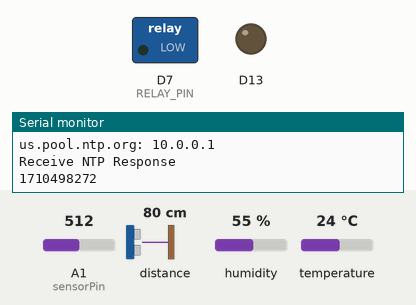
Recording of a sketch running on a simulated Arduino MKR. Shown: switched loads named in the sketch (green lamp = pin HIGH), output pins drawn as LEDs (lit = HIGH), the last lines printed to the serial monitor. Wiring (inferred from the names in the program): ultrasonic range finder: trigger D1; echo D0. The test bench sets the inputs (shaded band); at power-on: A1 (sensorPin) = 512, distance to the obstacle 80 cm, humidity 55 %, temperature 24 °C. The echo pulse lasts 58.3 µs per cm; WiFi joins after 1.5 s; servers stay silent unless stated; uploads are accepted with an empty reply; no MQTT or app messages arrive unless stated; not simulated (calls return 0 or success): arduino_secrets.h; pins used as bus, display or sensor lines are not drawn.

Above: at 2.7 s.
2.8 s: A1 (sensorPin) set to 683
9.8 s: A1 (sensorPin) set to 718
At 15.0 s:
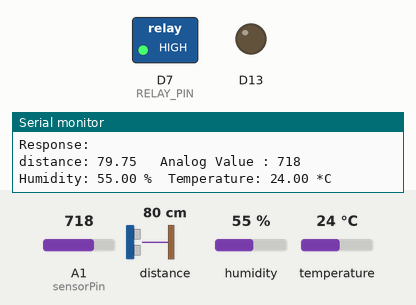
22.1 s: A1 (sensorPin) set to 690
At 22.8 s:
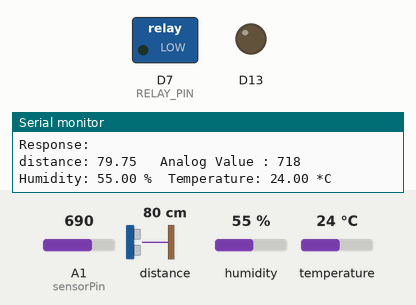
29.1 s: A1 (sensorPin) set to 710
At 32.2 s:
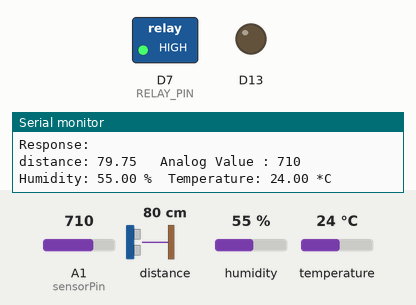
Timing chart, 0 to 39.4 s (numbered marks = the images above; inputs shaded):
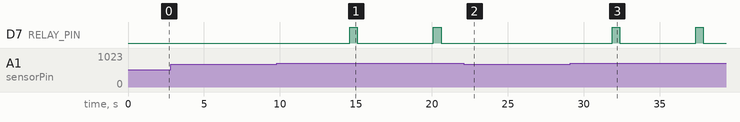

The sketch:

Project_Farm_monitoring.ino
```cpp
#include "arduino_secrets.h"
#include <ArduinoMqttClient.h>
#include <ArduinoHttpClient.h>
#include <WiFi101.h>
#include <TimeLib.h>
#include <DHT.h>
#include <WiFiUdp.h>
#define DHTPIN A0
#define DHTTYPE DHT11

DHT dht(DHTPIN, DHT11);

// NTP Servers:
static const char ntpServerName[] = "us.pool.ntp.org";
const int timeZone = -5;  // Eastern Standard Time (USA)

///////you may enter your sensitive data in the Secret tab/arduino_secrets.h
char ssid[] = SECRET_SSID;
char pass[] = SECRET_PASS;

WiFiClient wifiClient;
MqttClient mqttClient(wifiClient);

char serverAddress[] = "dangerous-hound-60.loca.lt";  // server address
int http_port = 80;

WiFiClient wifi;
HttpClient client = HttpClient(wifi, serverAddress, http_port);
int status = WL_IDLE_STATUS;

WiFiUDP Udp;
unsigned int localPort = 2390;  // local port to listen for UDP packets

const char broker[] = "demo.thingsboard.io";
int        port     = 1883;
const char topic[]  = "v1/devices/me/telemetry";

String username = "w3iSBMqeAhuLEP95NgzX"; //authentication token here
//String username = "ipQV5UEV8UBItKpmRJVC"; //authentication token here
String password = "";

const long interval = 1000;
unsigned long previousMillis = 0;
const int RELAY_PIN = 7; // the Arduino pin, which connects to the IN pin of relay
int buttonPin = 1;
int trigPin = 1;
int echoPin=0;
int sensorPin = A1; // moisture sensor analogue pin
int sensorValue;
int limit = 300;
int pingTravelTime;
float pingTraveldistance;
float distanceTotarget;
unsigned long getNtpTime();
void digitalClockDisplay();
void printDigits(int digits);
void sendNTPpacket(IPAddress &address);

void setup() {
  //pin setup
  pinMode(buttonPin, INPUT);
  pinMode(trigPin,OUTPUT);
  pinMode(echoPin,INPUT);
  pinMode(13, OUTPUT);
  pinMode(RELAY_PIN, OUTPUT);// initialize digital pin as an output.

  //Initialize serial and wait for port to open:
  Serial.begin(9600);
  Serial.println("DHT11 test!");

  dht.begin();

  //while (!Serial) {
    //; // wait for serial port to connect. Needed for native USB port only
  //}

  // attempt to connect to Wifi network:
  Serial.print("Attempting to connect to WPA SSID: ");
  Serial.println(ssid);
  while (WiFi.begin(ssid, pass) != WL_CONNECTED) {
    // failed, retry
    Serial.print(".");
    delay(5000);
  }

  Serial.println("You're connected to the network");
  Serial.println();

  // You can provide a unique client ID, if not set the library uses Arduino-millis()
  // Each client must have a unique client ID
  // mqttClient.setId("clientId");

  // You can provide a username and password for authentication
  // mqttClient.setUsernamePassword("username", "password");

  mqttClient.setUsernamePassword(username, password);

  Serial.print("Attempting to connect to the MQTT broker: ");
  Serial.println(broker);

  if (!mqttClient.connect(broker, port)) {
    Serial.print("MQTT connection failed! Error code = ");
    Serial.println(mqttClient.connectError());

    while (1);
  }

  Serial.println("You're connected to the MQTT broker!");
  Serial.println();
  Udp.begin(localPort);
}

//
String msgPayload = "";
String msgPayloadHttp = "";

void loop() {
  String contentType = "application/json";
  //*************************************************************************************************
  digitalWrite(trigPin,LOW);
  delayMicroseconds(25);
  digitalWrite(trigPin,HIGH);
  delayMicroseconds(25);
  digitalWrite(trigPin,LOW);
  pingTravelTime = pulseIn(echoPin,HIGH);
  delay(500);
  //distance = (duration/2)*0.034;
  pingTraveldistance=(pingTravelTime*765.*5280.*12.)/(3600.0*1000000.);
  distanceTotarget = (pingTraveldistance/2.0)*2.54;
  //************************************************************************************************
  //getting readings from the moisture sensor
  sensorValue = analogRead(sensorPin);

  //***********************************************************************************************

  float h = dht.readHumidity();
  float t = dht.readTemperature();
   Serial.print("distance: ");
  Serial.print( distanceTotarget);
  Serial.print(" \t");
  Serial.print("Analog Value : ");
  Serial.print(sensorValue);
  Serial.print(" \t");
  Serial.print("Humidity: ");
  Serial.print(h);
  Serial.print(" %\t");
  Serial.print("Temperature: ");
  Serial.print(t);
  Serial.print(" *C ");
  Serial.print(" \t");
  //***********************************************************************************************
  //// start the pump if the moisture content is below the threshold(limit)

  limit = 700;
  //600 > 700 +> In the soil
  //1023 > 700 => outside the soil

  //700 < 600 => in soil
  //700 < 1023 => outside the soil
  while (sensorValue > limit){
    //Serial.println("limit:");
    //Serial.print(limit);
    //Serial.println("Sensor Value: ");
    //Serial.print(sensorValue);

     digitalWrite(RELAY_PIN, HIGH);
     delay(500);
     digitalWrite(RELAY_PIN, LOW);
     delay(5000);

     sensorValue = analogRead(sensorPin);
    }
    digitalWrite(RELAY_PIN, LOW);
    delay(500);
    /*
   else{
      digitalWrite(RELAY_PIN, LOW);
      delay(500);

      }
      */
  //***********************************************************************************************

  msgPayload = "{\"temperature\":"+String(t)+", \"humidity\":"+String(h)+",\"moisture\":"+String(sensorValue)+",\"waterlevel\":"+String(distanceTotarget)+" }";
  // call poll() regularly to allow the library to send MQTT keep alives which
  // avoids being disconnected by the broker
  mqttClient.poll();

  // send message, the Print interface can be used to set the message contents
  mqttClient.beginMessage(topic);
  mqttClient.print(msgPayload);
  mqttClient.endMessage();


  // send message, the Print interface can be used to set the message contents
  Serial.print("Sending message to topic: ");
  Serial.println(topic);
  Serial.print("Message: ");
  Serial.println(msgPayload);
  Serial.println();

  msgPayloadHttp = "{\"temperature\":" + String(t) + ", \"humidity\":" + String(h) + ",\"moisture\":"+String(sensorValue)+",\"waterlevel\":"+String(distanceTotarget)+",\"@timestamp\":" + getNtpTime() + "000}";
  client.post("/my_index/_doc", contentType, msgPayloadHttp);
  // read the status code and body of the response
  int statusCode = client.responseStatusCode();
  String response = client.responseBody();

  Serial.print("Status code: ");
  Serial.println(statusCode);
  Serial.print("Response: ");
  Serial.println(response);

  delay(5000);
}

/*-------- NTP code ----------*/

const int NTP_PACKET_SIZE = 48; // NTP time is in the first 48 bytes of message
byte packetBuffer[NTP_PACKET_SIZE]; //buffer to hold incoming & outgoing packets

unsigned long getNtpTime()
{
  IPAddress ntpServerIP; // NTP server's ip address

  while (Udp.parsePacket() > 0) ; // discard any previously received packets
  Serial.println("Transmit NTP Request");
  // get a random server from the pool
  WiFi.hostByName(ntpServerName, ntpServerIP);
  Serial.print(ntpServerName);
  Serial.print(": ");
  Serial.println(ntpServerIP);
  sendNTPpacket(ntpServerIP);
  uint32_t beginWait = millis();
  while (millis() - beginWait < 1500) {
    int size = Udp.parsePacket();
    if (size >= NTP_PACKET_SIZE) {
      Serial.println("Receive NTP Response");
      Udp.read(packetBuffer, NTP_PACKET_SIZE);  // read packet into the buffer
      unsigned long secsSince1900;
      // convert four bytes starting at location 40 to a long integer
      secsSince1900 =  (unsigned long)packetBuffer[40] << 24;
      secsSince1900 |= (unsigned long)packetBuffer[41] << 16;
      secsSince1900 |= (unsigned long)packetBuffer[42] << 8;
      secsSince1900 |= (unsigned long)packetBuffer[43];

      unsigned long epoch = secsSince1900 - 2208988800UL;
      Serial.println(epoch);


      //return secsSince1900 - 2208988800UL + timeZone * SECS_PER_HOUR;
      return epoch;
    }
  }
  Serial.println("No NTP Response :-(");
  return 0; // return 0 if unable to get the time
}

// send an NTP request to the time server at the given address
void sendNTPpacket(IPAddress &address)
{
  // set all bytes in the buffer to 0
  memset(packetBuffer, 0, NTP_PACKET_SIZE);
  // Initialize values needed to form NTP request
  // (see URL above for details on the packets)
  packetBuffer[0] = 0b11100011;   // LI, Version, Mode
  packetBuffer[1] = 0;     // Stratum, or type of clock
  packetBuffer[2] = 6;     // Polling Interval
  packetBuffer[3] = 0xEC;  // Peer Clock Precision
  // 8 bytes of zero for Root Delay & Root Dispersion
  packetBuffer[12] = 49;
  packetBuffer[13] = 0x4E;
  packetBuffer[14] = 49;
  packetBuffer[15] = 52;
  // all NTP fields have been given values, now
  // you can send a packet requesting a timestamp:
  Udp.beginPacket(address, 123); //NTP requests are to port 123
  Udp.write(packetBuffer, NTP_PACKET_SIZE);
  Udp.endPacket();
}
```

Measured:
- the behaviour switches between 700 and 701 on A1 (sensorPin) (found by bisection; images 0 and 1)
- after the input at 9.8 s, D7 (RELAY_PIN): alternates HIGH for 0.50 s and LOW for 5.0 s, starting after 4.8 s
- after the input at 22.1 s, D7 (RELAY_PIN): stays LOW (without the input it goes to HIGH after 3.5 s)
- after the input at 29.1 s, D7 (RELAY_PIN): alternates HIGH for 0.50 s and LOW for 5.0 s, starting after 2.8 s
